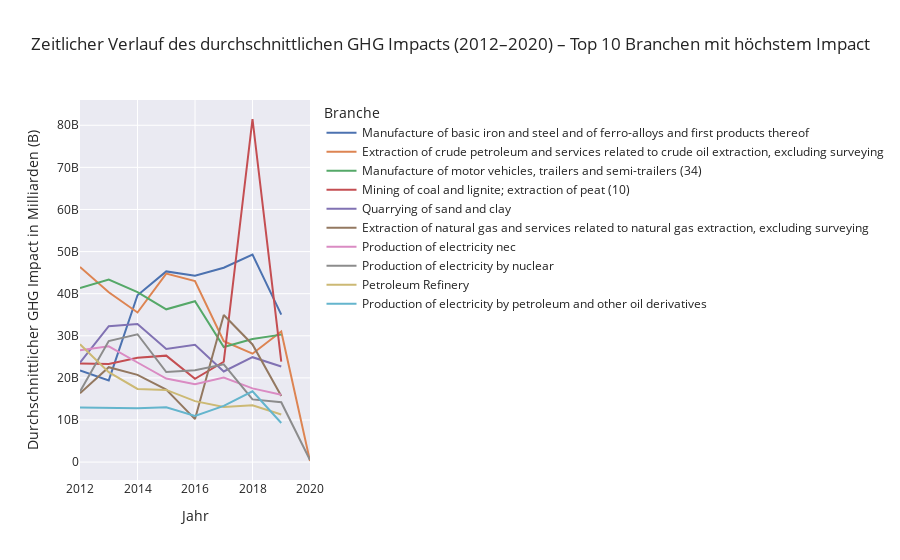

The cell this chart's notebook holds for it:
### Code cell
# Zeitlicher Verlauf der Emissionen der TOP 10 Branchen mit höchstem Impact

# Series in Liste umwandeln
top_10_high_emission_industries = top_10_industries.index.tolist()

# Top 10 Branchen mit niedrigem Impact auswählen
df_filtered = df[df['Industry (Exiobase)'].isin(top_10_high_emission_industries)]

# Gruppieren nach Jahr und Branche, Durchschnitt berechnen
ghg_by_year = df_filtered.groupby(['Year', 'Industry (Exiobase)'])['Total GHG Environmental Impact (Scope 1, 2, 3)'].mean().abs().reset_index()

# leere Figure
fig = go.Figure()

# Für jede Branche eine Linie hinzufügen
for industry in top_10_high_emission_industries:
    data = ghg_by_year[ghg_by_year['Industry (Exiobase)'] == industry]
    fig.add_trace(go.Scatter(
        x=data['Year'], 
        y=data['Total GHG Environmental Impact (Scope 1, 2, 3)'],
        mode='lines',
        name=industry, 
        line=dict(width=2), 
    ))

# Layout anpassen
fig.update_layout(
    title='Zeitlicher Verlauf des durchschnittlichen GHG Impacts (2012–2020) – Top 10 Branchen mit höchstem Impact',
    xaxis_title='Jahr',
    yaxis_title='Durchschnittlicher GHG Impact in Milliarden (B)',
    template='seaborn', 
    legend_title='Branche',
    legend=dict(
        x=1.05, 
        y=1,
        traceorder='normal',
        bgcolor='rgba(255, 255, 255, 0)',
        borderwidth=0,
    ),
    showlegend=True 
)

fig.write_html("../ghg_trend_top_10_high_impact.html")

fig.show()

### Figure 1 — Plotly figure (JSON) as saved in the notebook; plotly's stock layout.template omitted (floating-point values rounded to 4 significant figures)
{"data": [{"line": {"width": 2}, "mode": "lines", "name": "Manufacture of basic iron and steel and of ferro-alloys and first products thereof", "type": "scatter", "x": [2012, 2013, 2014, 2015, 2016, 2017, 2018, 2019], "y": [21780000000.0, 19410000000.0, 39620000000.0, 45290000000.0, 44260000000.0, 46160000000.0, 49260000000.0, 35030000000.0]}, {"line": {"width": 2}, "mode": "lines", "name": "Extraction of crude petroleum and services related to crude oil extraction, excluding surveying", "type": "scatter", "x": [2012, 2013, 2014, 2015, 2016, 2017, 2018, 2019, 2020], "y": [46360000000.0, 40330000000.0, 35540000000.0, 44780000000.0, 42980000000.0, 28720000000.0, 25740000000.0, 31020000000.0, 257400000.0]}, {"line": {"width": 2}, "mode": "lines", "name": "Manufacture of motor vehicles, trailers and semi-trailers (34)", "type": "scatter", "x": [2012, 2013, 2014, 2015, 2016, 2017, 2018, 2019], "y": [41370000000.0, 43360000000.0, 40390000000.0, 36290000000.0, 38220000000.0, 27340000000.0, 29230000000.0, 30270000000.0]}, {"line": {"width": 2}, "mode": "lines", "name": "Mining of coal and lignite; extraction of peat (10)", "type": "scatter", "x": [2012, 2013, 2014, 2015, 2016, 2017, 2018, 2019], "y": [23440000000.0, 23290000000.0, 24780000000.0, 25280000000.0, 19780000000.0, 23830000000.0, 81490000000.0, 23890000000.0]}, {"line": {"width": 2}, "mode": "lines", "name": "Quarrying of sand and clay", "type": "scatter", "x": [2012, 2013, 2014, 2015, 2016, 2017, 2018, 2019], "y": [23650000000.0, 32280000000.0, 32810000000.0, 26860000000.0, 27860000000.0, 21520000000.0, 24910000000.0, 22700000000.0]}, {"line": {"width": 2}, "mode": "lines", "name": "Extraction of natural gas and services related to natural gas extraction, excluding surveying", "type": "scatter", "x": [2012, 2013, 2014, 2015, 2016, 2017, 2018, 2019], "y": [16350000000.0, 22540000000.0, 20720000000.0, 17220000000.0, 10210000000.0, 34940000000.0, 27950000000.0, 15680000000.0]}, {"line": {"width": 2}, "mode": "lines", "name": "Production of electricity nec", "type": "scatter", "x": [2012, 2013, 2014, 2015, 2016, 2017, 2018, 2019], "y": [26560000000.0, 27510000000.0, 23650000000.0, 19840000000.0, 18490000000.0, 20080000000.0, 17510000000.0, 16010000000.0]}, {"line": {"width": 2}, "mode": "lines", "name": "Production of electricity by nuclear", "type": "scatter", "x": [2012, 2013, 2014, 2015, 2016, 2017, 2018, 2019, 2020], "y": [16760000000.0, 28740000000.0, 30360000000.0, 21380000000.0, 21820000000.0, 23210000000.0, 14890000000.0, 14210000000.0, 468900000.0]}, {"line": {"width": 2}, "mode": "lines", "name": "Petroleum Refinery", "type": "scatter", "x": [2012, 2013, 2014, 2015, 2016, 2017, 2018, 2019], "y": [27990000000.0, 21340000000.0, 17380000000.0, 17140000000.0, 14470000000.0, 13080000000.0, 13510000000.0, 11290000000.0]}, {"line": {"width": 2}, "mode": "lines", "name": "Production of electricity by petroleum and other oil derivatives", "type": "scatter", "x": [2012, 2013, 2014, 2015, 2016, 2017, 2018, 2019], "y": [12940000000.0, 12790000000.0, 12810000000.0, 13010000000.0, 10940000000.0, 13360000000.0, 16810000000.0, 9278000000.0]}], "layout": {"legend": {"bgcolor": "rgba(255, 255, 255, 0)", "borderwidth": 0, "title": {"text": "Branche"}, "traceorder": "normal", "x": 1.05, "y": 1}, "showlegend": true, "title": {"text": "Zeitlicher Verlauf des durchschnittlichen GHG Impacts (2012–2020) – Top 10 Branchen mit höchstem Impact"}, "xaxis": {"title": {"text": "Jahr"}}, "yaxis": {"title": {"text": "Durchschnittlicher GHG Impact in Milliarden (B)"}}}}
